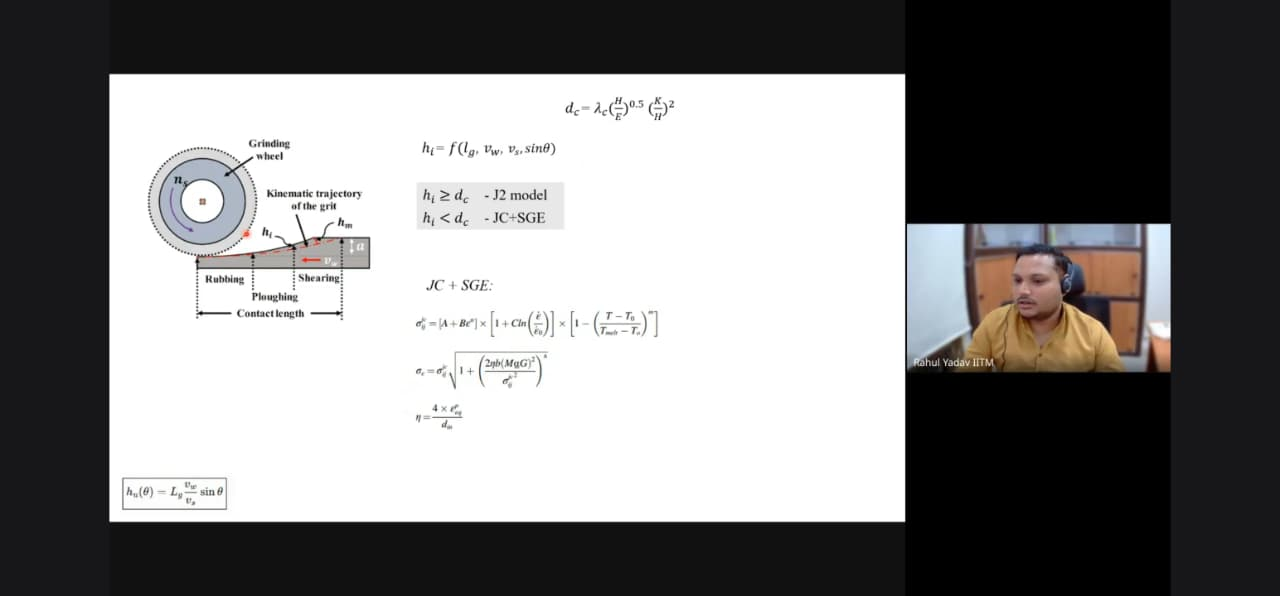
#> input picture WhatsApp Image 2026-08-12 at 3.16.42 PM.jpeg, 1280 x 596 px
$ jupyter execute --allow-errors 'SEM_WHEEL (1).ipynb'   (shell and % lines are left out)
#> lines starting #> are read from the running program, lines starting #| are printed output that depends on the picture; after the words box and inside, x2 and y2 are one past the last pixel; in counts of white or black regions, pixels touching at a corner belong together; long printed decimals are rounded
[cell 1]
import cv2
import numpy as np
import matplotlib.pyplot as plt

[cell 2]
from skimage.measure import regionprops

[cell 3]
from google.colab import files
uploaded = files.upload()
#> the answer given: WhatsApp Image 2026-08-12 at 3.16.42 PM.jpeg

[cell 4]
original_image = cv2.imread(list(uploaded.keys())[0])
#> original_image is the input picture: shape (596, 1280, 3); mean B, G, R 129.6, 129.7, 130.5
original_image = cv2.cvtColor(original_image, cv2.COLOR_BGR2RGB)

plt.figure(figsize=(6,6))
plt.imshow(original_image)
plt.title("Original SEM Image")
plt.axis("off")

[cell 5]
gray = cv2.cvtColor(original_image, cv2.COLOR_RGB2GRAY)

edges = cv2.Canny(gray,50,150)
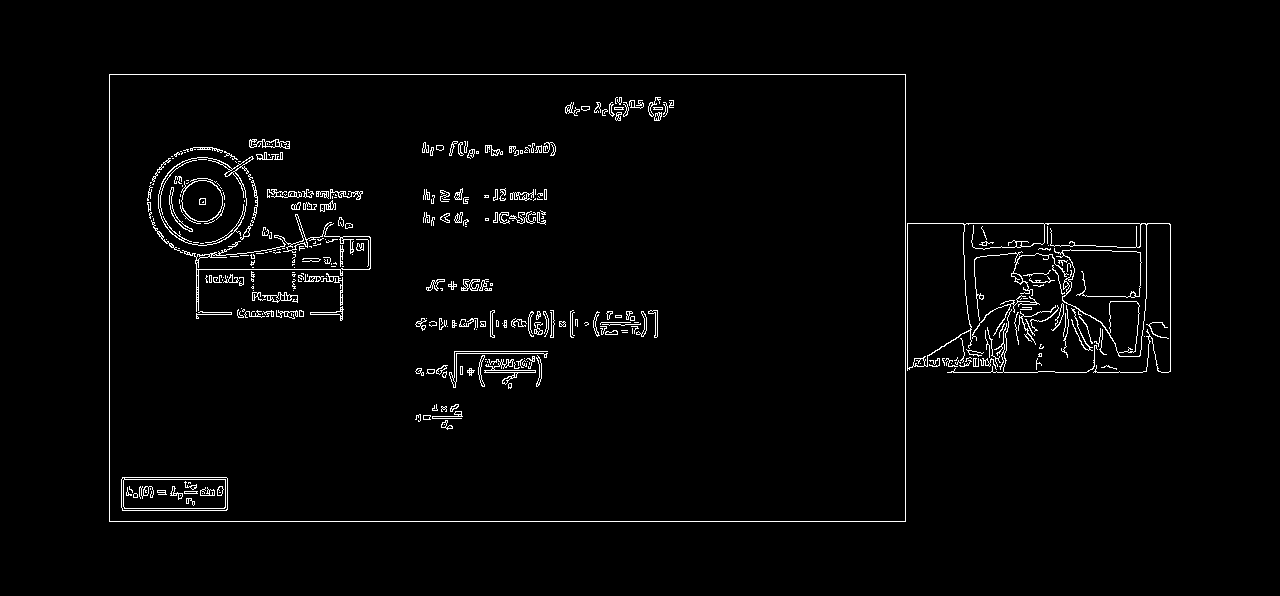
#> edges: shape (596, 1280); 2.2% white in thin lines or dots, all inside (x1, y1, x2, y2) = (109, 74, 1171, 522)

h,w = edges.shape

row_strength = np.sum(edges,axis=1)
#> row_strength = 596 values, max 203235 at index 74, min 0 at index 0, mean 7272.6

row_strength = cv2.GaussianBlur(
    row_strength.reshape(-1,1),
    (51,1),
    0
).flatten()

row_strength = row_strength / np.max(row_strength)
#> row_strength = 596 values, max 1 at index 74, min 0 at index 0, mean 0.0358

candidate_rows = np.where(row_strength > 0.25)[0]
#> candidate_rows = [74, 223, 372, 521]
candidate_rows = candidate_rows[candidate_rows > int(0.6*h)]
#> candidate_rows = [372, 521]

metadata_top = np.min(candidate_rows)
#> metadata_top = 372

print("Metadata starts at row:", metadata_top)
#| Metadata starts at row: 372

[cell 6]
cropped = original_image[:metadata_top,:]

plt.figure(figsize=(6,6))
plt.imshow(cropped)
plt.title("Metadata Removed")
plt.axis("off")

[cell 7]
clean_image = cropped.copy()

h_img,w_img,_ = clean_image.shape

clean_image[int(0.85*h_img):h_img,0:int(0.25*w_img)] = 0
#> clean_image: shape (372, 1280, 3); mean R, G, B 134.4, 133.1, 132.8

[cell 8]
# -------- Detect scale bar length automatically --------
gray_scale = cv2.cvtColor(original_image, cv2.COLOR_RGB2GRAY)

# detect bright objects (scale bar)
_, thresh = cv2.threshold(gray_scale, 200, 255, cv2.THRESH_BINARY)
#> thresh: shape (596, 1280); 45.2% white; 68 white regions (57 under 20 px), largest, box (x1, y1, x2, y2) and area: (110, 75, 905, 521) 333304, (908, 224, 966, 324) 4671, (124, 479, 226, 508) 2589

# morphological operation to keep horizontal bars
kernel = cv2.getStructuringElement(cv2.MORPH_RECT,(40,3))
horizontal = cv2.morphologyEx(thresh, cv2.MORPH_OPEN, kernel)
#> horizontal: shape (596, 1280); 41.9% white; 14 white regions

contours,_ = cv2.findContours(horizontal, cv2.RETR_EXTERNAL, cv2.CHAIN_APPROX_SIMPLE)
#> contours = 12 contours; largest, box (x1, y1, x2, y2) and area: (111, 75, 906, 521) 322394, (909, 225, 965, 304) 4018, (199, 282, 342, 311) 2827, (125, 498, 227, 508) 630, (125, 479, 226, 487) 500

scale_length_pixels = None

h_img = original_image.shape[0]

for c in contours:
    x,y,w,h = cv2.boundingRect(c)

    aspect_ratio = w / max(h,1)

    # scale bars are long horizontal rectangles near bottom
    if aspect_ratio > 5 and w > 50 and y > 0.7*h_img:
        scale_length_pixels = w
        break
#> this loop made 1 pass
#> (x, y, w, h, aspect_ratio, scale_length_pixels) on pass 1: (125, 498, 102, 10, 10.2, 102)

print("Scale bar length (pixels):", scale_length_pixels)
#| Scale bar length (pixels): 102

[cell 9]
if scale_length_pixels is None:
    raise ValueError("Scale bar not detected")

[cell 10]
gray_clean = cv2.cvtColor(clean_image,cv2.COLOR_RGB2GRAY)

plt.imshow(gray_clean,cmap="gray")
plt.title("Grayscale SEM")
plt.axis("off")

[cell 11]
gray_clean = cv2.equalizeHist(gray_clean)

plt.figure(figsize=(6,6))
plt.imshow(gray_clean,cmap="gray")
plt.title("Normalized SEM")
plt.axis("off")

[cell 12]
blur = cv2.GaussianBlur(gray_clean,(7,7),0)

plt.imshow(blur,cmap="gray")
plt.title("Blurred SEM")
plt.axis("off")

[cell 13]
binary = cv2.adaptiveThreshold(
    blur,
    255,
    cv2.ADAPTIVE_THRESH_GAUSSIAN_C,
    cv2.THRESH_BINARY,
    51,
    -5
)
#> binary: shape (372, 1280); 16.4% white; 67 white regions (30 under 20 px), largest, box (x1, y1, x2, y2) and area: (109, 74, 906, 372) 42641, (399, 264, 674, 372) 10800, (910, 223, 1172, 372) 7511

plt.imshow(binary,cmap="gray")
plt.title("Binary Segmentation")
plt.axis("off")

[cell 14]
kernel = cv2.getStructuringElement(cv2.MORPH_ELLIPSE,(7,7))

binary = cv2.morphologyEx(binary,cv2.MORPH_OPEN,kernel,iterations=2)
#> binary: shape (372, 1280); 11.6% white; 49 white regions, largest, box (x1, y1, x2, y2) and area: (109, 74, 905, 316) 22019, (413, 153, 575, 183) 3423, (417, 230, 567, 245) 2003
binary = cv2.morphologyEx(binary,cv2.MORPH_CLOSE,kernel,iterations=2)
#> binary: shape (372, 1280); 12.1% white; 23 white regions (1 under 20 px), largest, box (x1, y1, x2, y2) and area: (109, 74, 905, 316) 27258, (402, 153, 580, 227) 4549, (979, 223, 1171, 296) 4193

plt.imshow(binary,cmap="gray")
plt.title("Clean Binary Mask")
plt.axis("off")

[cell 15]
dist = cv2.distanceTransform(binary,cv2.DIST_L2,5)

plt.imshow(dist,cmap="jet")
plt.title("Distance Transform")
plt.axis("off")

[cell 16]
from skimage.feature import peak_local_max

coords = peak_local_max(
    dist,
    min_distance=25,
    threshold_rel=0.2
)
#> coords = 81 pairs, first value 82 to 343, second value 117 to 1162

plt.imshow(clean_image)

ys, xs = coords[:,0], coords[:,1]
#> ys = 81 values, max 343 at index 67, min 82 at index 34, mean 185.4; xs = 81 values, max 1162 at index 63, min 117 at index 55, mean 539.1

plt.scatter(xs,ys,c="red",s=10)

plt.title("Detected Grit Centers")
plt.axis("off")
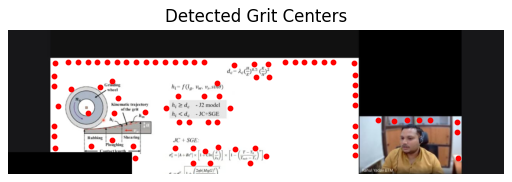
#> figure drawn by matplotlib, 1 panel

[cell 17]
from scipy import ndimage

markers = np.zeros(dist.shape,dtype=int)

for i,(y,x) in enumerate(coords):
    markers[y,x] = i+1
#> this loop made 81 passes
#> (y, x) on passes 1 to 8: (196, 128), (214, 274), (89, 584), (297, 214), (168, 439), (299, 322), (87, 634), (86, 670)
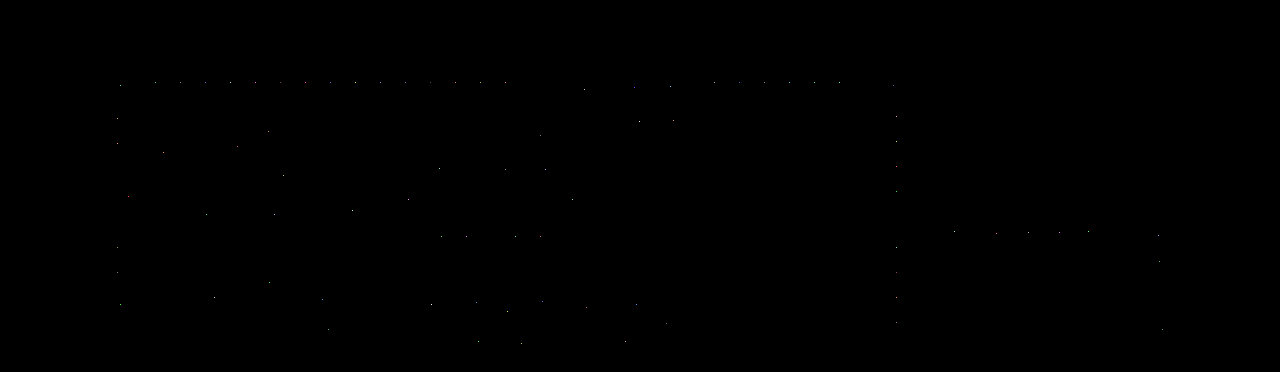
#> markers: shape (372, 1280) int64; 82 distinct labels, from 0 to 81; one colour per label, 0 black

markers = ndimage.label(markers)[0]
#> markers: shape (372, 1280) int32; 82 distinct labels, from 0 to 81

print("Detected centers:",markers.max())
#| Detected centers: 81

[cell 18]
from scipy import ndimage
from skimage.feature import peak_local_max
from skimage.segmentation import watershed

# compute gradient image
gradient = cv2.morphologyEx(
    gray_clean,
    cv2.MORPH_GRADIENT,
    np.ones((3,3),np.uint8)
)

plt.imshow(gradient,cmap='gray')
plt.title("Gradient Image")
plt.axis("off")

[cell 19]
_, binary = cv2.threshold(
    gray_clean,
    0,
    255,
    cv2.THRESH_BINARY + cv2.THRESH_OTSU
)
#> binary: shape (372, 1280); 39% white; 266 white regions (250 under 20 px), largest, box (x1, y1, x2, y2) and area: (110, 75, 904, 372) 180457, (198, 270, 341, 316) 2720, (254, 272, 297, 295) 725

binary = cv2.morphologyEx(
    binary,
    cv2.MORPH_OPEN,
    np.ones((5,5),np.uint8),
    iterations=2
)
#> binary: shape (372, 1280); 36.7% white; 7 white regions, largest, box (x1, y1, x2, y2) and area: (110, 75, 904, 372) 170771, (262, 200, 298, 240) 981, (203, 285, 251, 307) 880

plt.imshow(binary,cmap='gray')
plt.title("Binary Mask")
plt.axis("off")

[cell 20]
from scipy import ndimage

# fill holes inside grains
binary = ndimage.binary_fill_holes(binary).astype(np.uint8)*255
#> binary: shape (372, 1280); 39.5% white; 7 white regions, largest, box (x1, y1, x2, y2) and area: (110, 75, 904, 372) 183940, (262, 200, 298, 240) 981, (203, 285, 251, 307) 880

# remove small internal regions
kernel = np.ones((7,7),np.uint8)

binary = cv2.morphologyEx(
    binary,
    cv2.MORPH_CLOSE,
    kernel,
    iterations=2
)
#> binary: shape (372, 1280); 39.8% white; 2 white regions, box (x1, y1, x2, y2) and area: (110, 75, 904, 372) 188626, (262, 200, 298, 240) 983

# smooth edges
binary = cv2.morphologyEx(
    binary,
    cv2.MORPH_OPEN,
    kernel,
    iterations=1
)
#> binary: shape (372, 1280); 39.8% white; 3 white regions, box (x1, y1, x2, y2) and area: (110, 75, 904, 372) 188021, (262, 200, 298, 240) 983, (255, 272, 288, 292) 597

plt.figure(figsize=(6,6))
plt.imshow(binary,cmap="gray")
plt.title("Cleaned Grain Mask")
plt.axis("off")

[cell 21]
from scipy import ndimage
from skimage.feature import peak_local_max
from skimage.segmentation import watershed

# ---------- STEP 1: edge detection ----------
edges = cv2.Canny(gray_clean, 40, 160)
#> edges: shape (372, 1280); 3.6% white in thin lines or dots

plt.figure(figsize=(6,6))
plt.imshow(edges, cmap='gray')
plt.title("Detected Edges")
plt.axis("off")


# ---------- STEP 2: create grain mask ----------
_, binary = cv2.threshold(
    gray_clean,
    0,
    255,
    cv2.THRESH_BINARY + cv2.THRESH_OTSU
)

# remove small noise
kernel = np.ones((5,5),np.uint8)
binary = cv2.morphologyEx(binary, cv2.MORPH_CLOSE, kernel, iterations=2)
#> binary: shape (372, 1280); 42.3% white; 8 white regions (6 under 20 px), largest, box (x1, y1, x2, y2) and area: (110, 75, 904, 372) 200340, (186, 182, 221, 220) 860

# fill holes inside grains
binary = ndimage.binary_fill_holes(binary).astype(np.uint8)
#> binary: shape (372, 1280); values 0 (black) and 1 (white), 46.8% white; 2 white regions (1 under 20 px)

plt.figure(figsize=(6,6))
plt.imshow(binary,cmap='gray')
plt.title("Clean Grain Mask")
plt.axis("off")


# ---------- STEP 3: distance transform ----------
dist = cv2.distanceTransform(binary, cv2.DIST_L2,5)
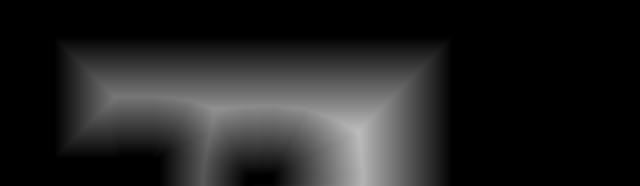
#> dist: shape (372, 1280) float32 (shown at 1/2 size); min 0, max 188, mean 33.4

plt.figure(figsize=(6,6))
plt.imshow(dist,cmap='jet')
plt.title("Distance Transform")
plt.axis("off")


# ---------- STEP 4: detect grain centers ----------
coords = peak_local_max(
    dist,
    min_distance=30,
    labels=binary
)
#> coords = [[262, 716], [219, 428], [194, 229], [193, 269], [330, 1163]]

mask = np.zeros(dist.shape,dtype=bool)
mask[tuple(coords.T)] = True

markers,_ = ndimage.label(mask)


# ---------- STEP 5: watershed using edges ----------
labels = watershed(
    edges,
    markers,
    mask=binary
)
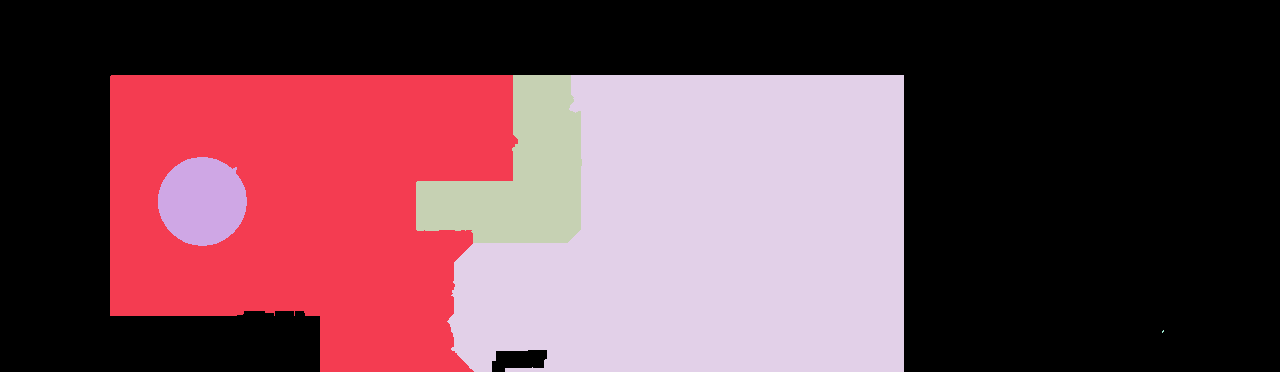
#> labels: shape (372, 1280) int32; 6 distinct labels, from 0 to 5; one colour per label, 0 black

[cell 22]
regions = regionprops(labels)
#> regions = 5 regions; box (x1, y1, x2, y2) and area: (447, 75, 904, 372) 111512, (110, 75, 518, 372) 88892, (416, 75, 582, 243) 16252, (158, 157, 247, 246) 6179, (1162, 330, 1164, 333) 4

[cell 23]
from skimage.measure import regionprops

regions = regionprops(labels)

grit_masks = []

for r in regions:

    if r.area < 800:
        continue

    mask = (labels == r.label)

    grit_masks.append(mask)
#> this loop made 5 passes
#> after the loop, grit_masks = 4 items

print("Detected grits:", len(grit_masks))
#| Detected grits: 4

[cell 24]
detected_image = clean_image.copy()

for mask in grit_masks:

    mask_uint8 = (mask.astype(np.uint8) * 255)

    contours,_ = cv2.findContours(
        mask_uint8,
        cv2.RETR_EXTERNAL,
        cv2.CHAIN_APPROX_SIMPLE
    )

    if len(contours) == 0:
        continue

    cnt = max(contours, key=cv2.contourArea)

    cv2.drawContours(
        detected_image,
        [cnt],
        -1,
        (0,255,0),
        2
    )
#> this loop made 4 passes
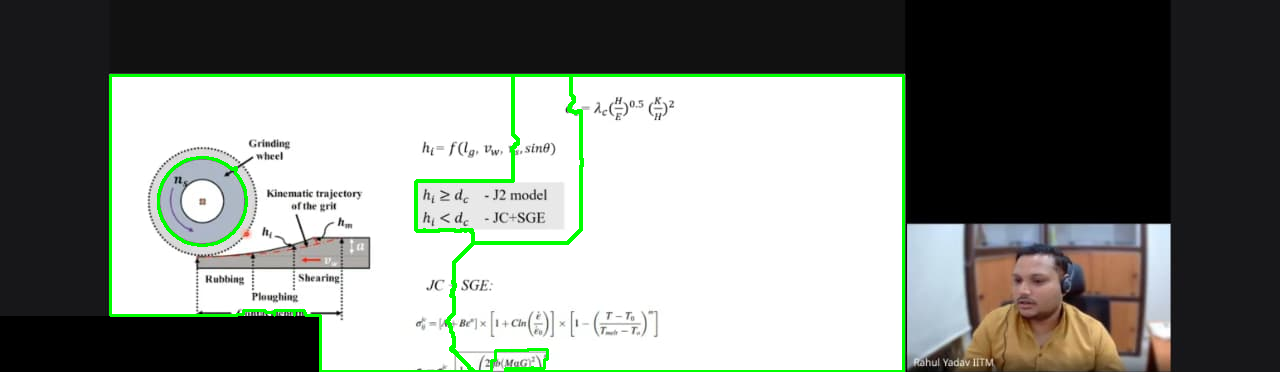
#> detected_image: shape (372, 1280, 3); mean R, G, B 129.3, 133.7, 127.7
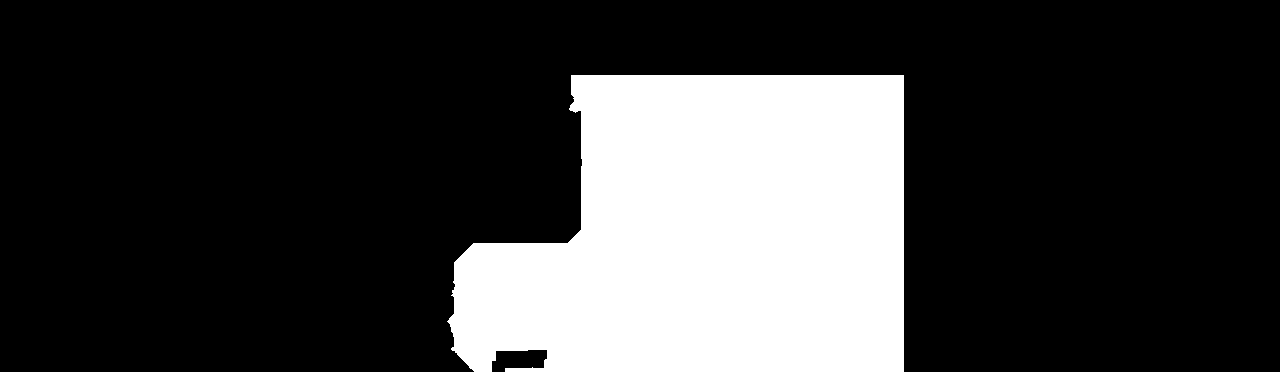
#> mask_uint8: shape (372, 1280); 23.4% white; 1 white region, box (x1, y1, x2, y2) and area: (447, 75, 904, 372) 111512

plt.figure(figsize=(8,8))
plt.imshow(detected_image)
plt.title("Detected Grits")
plt.axis("off")

[cell 25]
# -------- Convert pixels to microns --------
scale_bar_microns = 2.0  # SEM shows 2 µm scale

microns_per_pixel = scale_bar_microns / scale_length_pixels
#> microns_per_pixel = 0.0196

print("Microns per pixel:", microns_per_pixel)
#| Microns per pixel: 0.01961

[cell 26]
facet_image = clean_image.copy()

for mask in grit_masks:

    mask_uint8 = (mask.astype(np.uint8) * 255)

    contours,_ = cv2.findContours(
        mask_uint8,
        cv2.RETR_EXTERNAL,
        cv2.CHAIN_APPROX_NONE
    )

    if len(contours) == 0:
        continue

    cnt = max(contours, key=cv2.contourArea)

    hull = cv2.convexHull(cnt)

    epsilon = 0.04 * cv2.arcLength(hull, True)
    approx = cv2.approxPolyDP(hull, epsilon, True)

    cv2.drawContours(facet_image,[approx],-1,(0,255,255),2)

    for i in range(len(approx)):

        p1 = approx[i][0]
        p2 = approx[(i+1)%len(approx)][0]

        x1,y1 = p1
        x2,y2 = p2

        # length in pixels
        length_pixels = np.sqrt((x2-x1)**2 + (y2-y1)**2)

        # convert to microns
        length_um = length_pixels * microns_per_pixel

        # ignore tiny edges
        if length_um < 0.05:
            continue

        cv2.line(
            facet_image,
            (x1,y1),
            (x2,y2),
            (255,0,0),
            2
        )

        mx = int((x1+x2)/2)
        my = int((y1+y2)/2)

        label = f"{length_um:.2f} um"

        cv2.putText(
            facet_image,
            label,
            (mx,my),
            cv2.FONT_HERSHEY_SIMPLEX,
            0.4,
            (255,255,255),
            1
        )
#> this loop made 4 passes
#> (epsilon, approx) on passes 1, 4: (52.49, [[512, 75], [473, 371], [110, 315], [111, 75]]), (55.89, [[903, 75], [903, 371], [451, 349], [571, 75]])
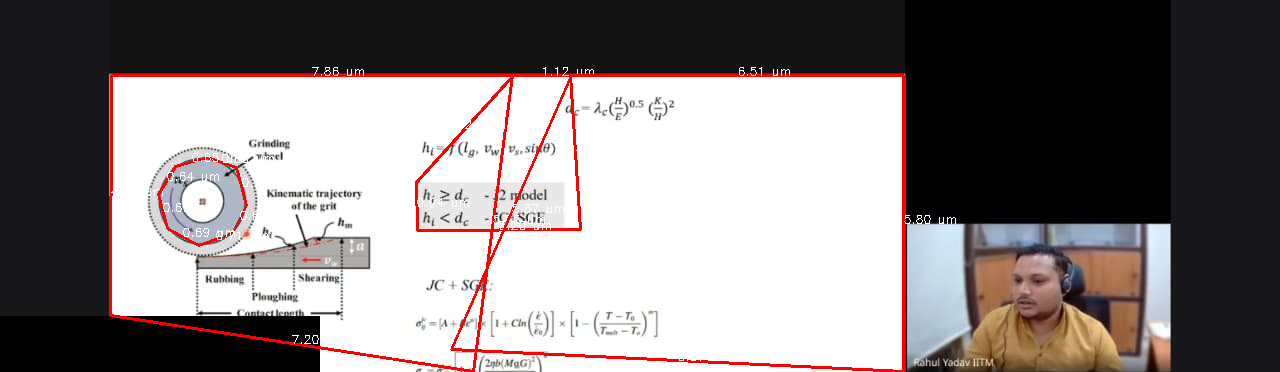
#> facet_image: shape (372, 1280, 3); mean R, G, B 135.4, 128.7, 128.4

plt.figure(figsize=(8,8))
plt.imshow(facet_image)
plt.title("Facet Edge Measurements")
plt.axis("off")

[cell 27]
facet_image = clean_image.copy()

for mask in grit_masks:

    mask_uint8 = (mask.astype(np.uint8) * 255)

    contours,_ = cv2.findContours(
        mask_uint8,
        cv2.RETR_EXTERNAL,
        cv2.CHAIN_APPROX_NONE
    )

    if len(contours) == 0:
        continue

    cnt = max(contours, key=cv2.contourArea)

    hull = cv2.convexHull(cnt)

    epsilon = 0.04 * cv2.arcLength(hull, True)
    approx = cv2.approxPolyDP(hull, epsilon, True)

    cv2.drawContours(facet_image,[approx],-1,(0,255,255),2)

    for i in range(len(approx)):

        p1 = approx[i][0]
        p2 = approx[(i+1)%len(approx)][0]

        x1,y1 = p1
        x2,y2 = p2

        length_pixels = np.sqrt((x2-x1)**2 + (y2-y1)**2)

        length_um = length_pixels * microns_per_pixel

        if length_um < 0.05:
            continue

        cv2.line(facet_image,(x1,y1),(x2,y2),(255,0,0),2)

        mx = int((x1+x2)/2)
        my = int((y1+y2)/2)

        label = f"{length_um:.2f} um"

        cv2.putText(
            facet_image,
            label,
            (mx,my),
            cv2.FONT_HERSHEY_SIMPLEX,
            0.4,
            (255,255,255),
            1
        )

plt.figure(figsize=(8,8))
plt.imshow(facet_image)
plt.title("Facet Edge Measurements (um)")
plt.axis("off")

[cell 28]
plt.figure(figsize=(8,8))
plt.imshow(facet_image)
plt.title("Facet Edge Measurements (um)")
plt.axis("off")

[cell 29]
##now the construction of CAD will the there

[cell 30]
import trimesh
import mapbox_earcut
from shapely.geometry import Polygon

[cell 31]
import trimesh
import numpy as np
from shapely.geometry import Polygon

solids = []

#> (the rest of this cell did not finish here and is left out)

[cell 32]
print("Generated grains:", len(solids))

if len(solids) > 0:

    combined = trimesh.util.concatenate(solids)

    combined.export("grains.stl")

    print("Export successful")

else:
    print("No grains generated")

#> (a cell that did not finish here is left out)

#> (a cell that did not finish here is left out)

#> (a cell that did not finish here is left out)

[cell 36]
from google.colab import files
files.download("grit_model.stl")

[cell 37]
from google.colab import files
files.download("grains_on_plane.stl")

[cell 38]
print("Total grains detected:", len(solids))

[cell 39]
for i, g in enumerate(solids[:5]):
    print("grain", i, "vertices:", len(g.vertices))

[cell 40]
import trimesh
import numpy as np

# -----------------------------------------
# 1. Inputs (in mm)
# -----------------------------------------

wheel_diameter_mm = float(input("Enter grinding wheel diameter (mm): "))
#> the answer given: 3
wheel_width_mm = float(input("Enter grinding wheel width (mm): "))
#> the answer given: 100
